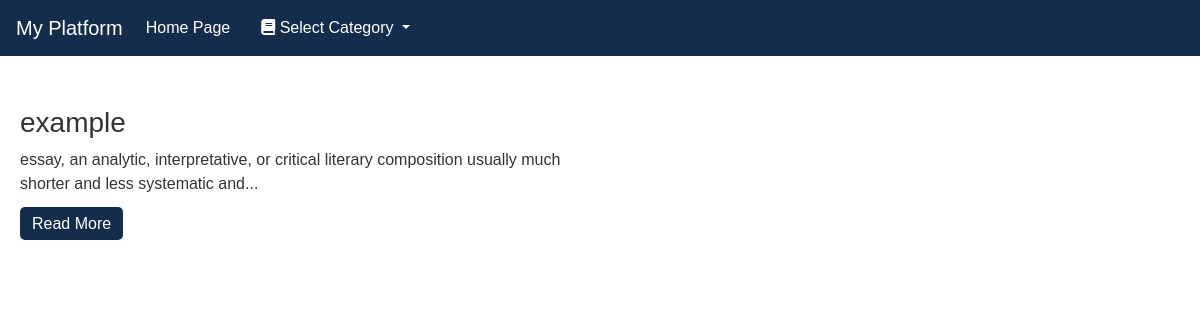
/view_all_published.php?type_of_paper=Essays, run on the app's committed database.
### tables this page shows
CREATE TABLE `essays` (
  `essay_id` int NOT NULL,
  `author_name` varchar(255) NOT NULL,
  `title` varchar(255) NOT NULL,
  `content` text NOT NULL,
  `category` varchar(255) NOT NULL,
  `author_id` int NOT NULL,
  `created_at` datetime DEFAULT CURRENT_TIMESTAMP,
  `file_name` text NOT NULL,
  `essay_status` varchar(255) NOT NULL
);

### view_all_published.php (the view, shortened to what this page needs)
<!DOCTYPE html>
<html lang="en">
<head>
  <link href="https://maxcdn.bootstrapcdn.com/bootstrap/4.5.2/css/bootstrap.min.css" rel="stylesheet">
  <link rel="stylesheet" href="https://cdnjs.cloudflare.com/ajax/libs/font-awesome/6.0.0-beta3/css/all.min.css"/>
</head>
<body>
<nav class="navbar navbar-expand-lg">
  <a class="navbar-brand" href="#">My Platform</a>
  <div class="collapse navbar-collapse">
    <ul class="navbar-nav">
      <li class="nav-item">
        <a class="nav-link" href="index.php">Home Page</a>
      </li>
      <li class="nav-item dropdown">
        <a class="nav-link dropdown-toggle" href="#" id="categoryDropdown" role="button" data-toggle="dropdown" aria-haspopup="true" aria-expanded="false">
          <i class="fas fa-book"></i> Select Category
        </a>
          <?php
          require 'includes/db_connect.php';
          ?>
      </li>
    </ul>
  </div>
</nav>
<div class="content">
  <?php
  $selected_type = isset($_GET['type_of_paper']) ? $_GET['type_of_paper'] : '';
  $query = "";
  $result = null;
  $limit = 1000;
  $page = isset($_GET['page']) ? max(1, (int)$_GET['page']) : 1;
  $offset = ($page - 1) * $limit;
  if ($selected_type) {
    switch ($selected_type) {
      case 'Essays': $query = "SELECT * FROM essays WHERE category = 'Essays'"; $message = "Category: Essays"; break;
    }
    if ($query) {
      $result = mysqli_query($connect, $query);
      if ($result) {
        $query .= " LIMIT $limit OFFSET $offset";
        $result = mysqli_query($connect, $query);
      }
    }
  }
  function display_20_words($content, $wordLimit = 15) {
    $content = strip_tags($content);
    $words = explode(" ", $content);
    return implode(" ", array_slice($words, 0, $wordLimit)) . '...';
  }
  if ($selected_type && $result && mysqli_num_rows($result) > 0) {
    echo "<div class='row'>";
    while ($row = mysqli_fetch_assoc($result)) {
      echo "<div class='col-md-6'>";
      echo "<div class='entry mb-4'>";
      echo "<h3>" . htmlspecialchars($row['title']) . "</h3>";
      echo "<p>" . display_20_words($row['content']) . "</p>";
      echo "<a href='read_more.php?read_more_id=" . urlencode($row['essay_id']) . "' class='read-more'>Read More</a>";
      echo "</div>";
      echo "</div>";
    }
    echo "</div>";
  } elseif ($selected_type) {
    echo "<p>No records found for " . htmlspecialchars($selected_type) . ".</p>";
  }
  ?>
</div>
</body>
</html>

### view_all_published.php (style rules this page uses)
body { font-family: Arial, sans-serif; margin: 0; padding: 0; background-color: #ffffff; color: #333; }
.navbar { background-color: #142d4c; }
.navbar a { color: white !important; margin-right: 15px; }
.content { text-align: left; padding: 50px 20px; }
.read-more { padding: 8px 12px; background: #142d4c; color: white; border: none; border-radius: 5px; cursor: pointer; transition: background 0.3s, color 0.3s, border 0.3s; }

### data on the page
essays: title "example", content "essay, an analytic, interpretative, or critical literary composition usually much shorter and less systematic and..."
